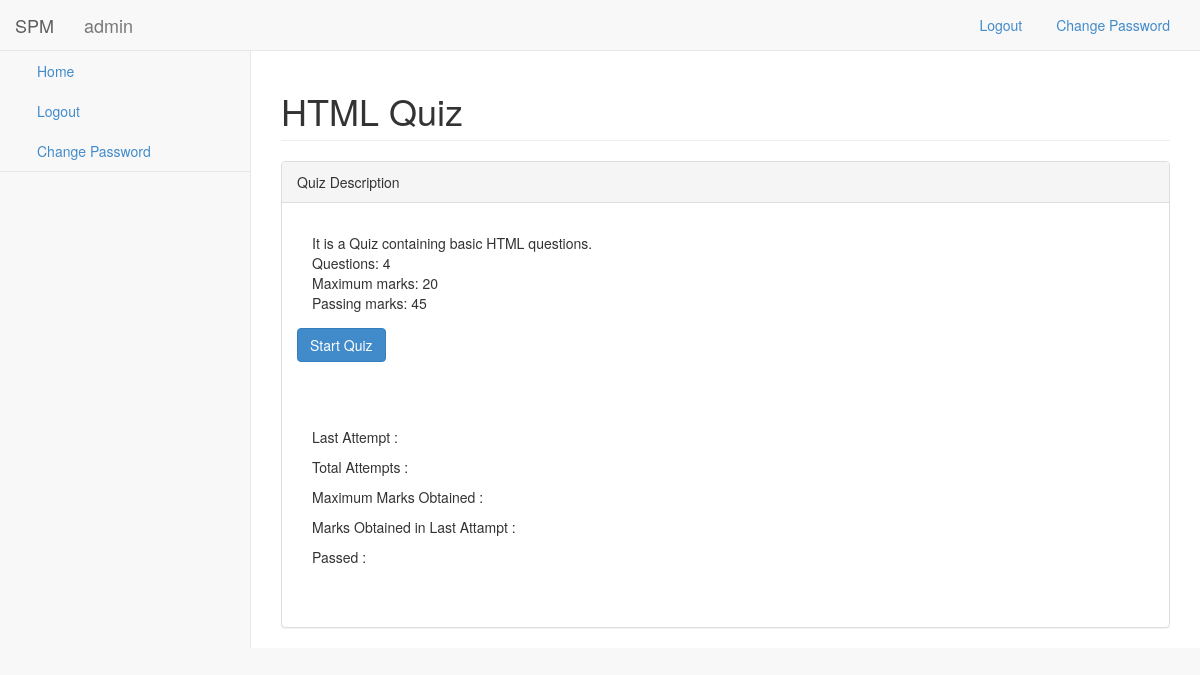
The app's page /quiz/html-quiz-1 (signed in) with its own data.
### QuizApp/models.py (models this page shows, shortened)
class Quiz(models.Model):
    creator = models.ForeignKey(settings.AUTH_USER_MODEL, on_delete=models.CASCADE, related_name="creator")
    title = models.CharField(max_length=250)
    description = models.TextField(null=True, blank=True)
    questions = models.ManyToManyField(Question)
    assigned_to = models.ManyToManyField(settings.AUTH_USER_MODEL, blank=True, related_name="students")
    passing_marks = models.IntegerField(default=1,
                                        validators=[
                                        MaxValueValidator(100),
                                        MinValueValidator(0)
                                        ],
                                        help_text="Enter passing percentage")
    user_friendly_url = models.SlugField(null=False, unique=True)
    @property
    def marks(self):
        total_marks = 0
        for que in self.questions.all():
            total_marks+=que.marks
        return total_marks
    @property
    def total_questions(self):
        return self.questions.count()

class Question(models.Model):
    creator = models.ForeignKey(settings.AUTH_USER_MODEL, on_delete=models.CASCADE)
    que_text = RichTextUploadingField()
    marks = models.IntegerField(default=5)

### QuizApp/views.py (the view)
# urls.py: path('quiz/<str:url>', views.view_quiz, name="view_quiz"),
def view_quiz(request, url):
    user = request.user
    if user == AnonymousUser():
        return redirect('account_login')
    quiz = Quiz.objects.get(user_friendly_url=url)
    try:
        score = Score.objects.get(
                    student = request.user,
                    quiz = quiz
                )
    except:
        score = None
    context = {
        'quiz' : quiz,
        'score': score
    }
    return render(request, 'QuizApp/view.html', context=context)

### QuizApp/templates/QuizApp/view.html (shortened to what this page needs)
{% extends 'base.html' %}
{% block main_content %}
<div id="page-wrapper">
    <div class="row">
        <div class="col-lg-12">
            <h1 class="page-header">{{ quiz.title }}</h1>
        </div>
    </div>
    <div class="row">
        <div class="col-lg-12">
            <div class="panel panel-default">
                <div class="panel-heading">
                    Quiz Description
                </div>
                <div class="panel-body">
                    <div class="panel-group" id="accordion">
                        <div id="collapseOne" class="panel-collapse collapse in">
                            <div class="panel-body">
                                <div>{{ quiz.description|safe }}</div>
                                <div>Questions: {{ quiz.total_questions }}</div>
                                <div>Maximum marks: {{ quiz.marks }}</div>
                                <div>Passing marks: {{ quiz.passing_marks }}</div>
                            </div>
                            <a href="{% url 'start_quiz' quiz.user_friendly_url %}"><button type="button" class="btn btn-primary">Start Quiz</button></a>
                        </div>
                    </div>
                </div>
                <div class="panel-body">
                    <div class="panel-group" id="accordion">
                        <div id="collapseOne" class="panel-collapse collapse in">
                            <div class="panel-body">
                                <p>Last Attempt : {{score.last_attempt}}</p>
                                <p>Total Attempts : {{score.total_attempts}}</p>
                                <p>Maximum Marks Obtained : {{score.max_marks}}</p>
                                <p>Marks Obtained in Last Attampt : {{score.marks}}</p>
                                <p>Passed : {{score.passed}}</p>
                            </div>
                        </div>
                    </div>
                </div>
            </div>
        </div>
    </div>
</div>
{% endblock %}

### QuizApp/templates/extra.html
<nav class="navbar navbar-default navbar-static-top" role="navigation" style="margin-bottom: 0">
    <a class="navbar-brand" href="/">SPM</a>
    <div class="navbar-header">
        <a class="navbar-brand" href="{% url 'home' %}">{{ request.user.username }}</a>
    </div>
    <ul class="nav navbar-top-links navbar-right">
        {% if request.user.username %}
        <li>
            <a href="{% url 'account_logout' %}">
                Logout
            </a>
        </li>
        <li>
            <a href="{% url 'account_change_password' %}">
                Change Password
            </a>
        </li>
        {% endif %}
    </ul>
</nav>

### QuizApp/static/QuizApp/css/sb-admin-2.css (style rules this page uses)
body { background-color: #f8f8f8; }
#page-wrapper { padding: 0 15px; min-height: 568px; background-color: #fff; }
@media (min-width:768px) { #page-wrapper { position: inherit; margin: 0 0 0 250px; padding: 0 30px; border-left: 1px solid #e7e7e7; } }
.navbar-top-links li { display: inline-block; }
.navbar-top-links li:last-child { margin-right: 15px; }
.navbar-top-links li a { padding: 15px; min-height: 50px; }

### records on screen
Quiz: title "HTML Quiz", description "It is a Quiz containing basic HTML questions.", total_questions "4", marks "20", passing_marks "45"

### other values on screen
{{ request.user.username }} "admin"
